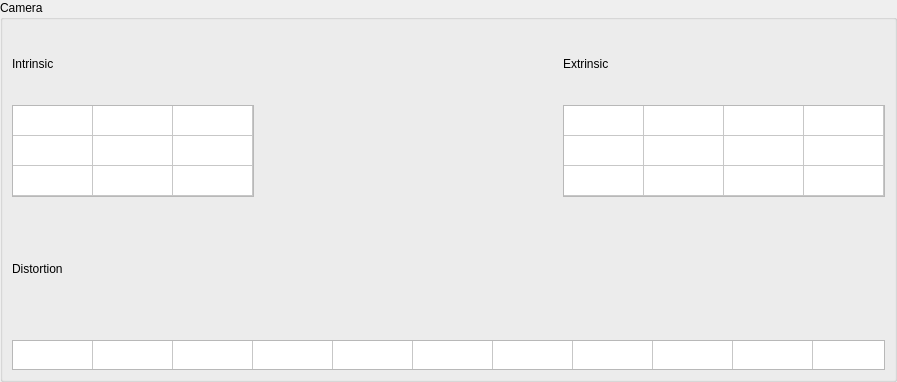
<?xml version="1.0" encoding="UTF-8"?>
<ui version="4.0">
 <class>Form</class>
 <widget class="QWidget" name="Form">
  <property name="geometry">
   <rect>
    <x>0</x>
    <y>0</y>
    <width>897</width>
    <height>382</height>
   </rect>
  </property>
  <property name="sizePolicy">
   <sizepolicy hsizetype="Expanding" vsizetype="Minimum">
    <horstretch>0</horstretch>
    <verstretch>0</verstretch>
   </sizepolicy>
  </property>
  <property name="windowTitle">
   <string>Form</string>
  </property>
  <layout class="QHBoxLayout" name="horizontalLayout_3">
   <property name="leftMargin">
    <number>0</number>
   </property>
   <property name="topMargin">
    <number>0</number>
   </property>
   <property name="rightMargin">
    <number>0</number>
   </property>
   <property name="bottomMargin">
    <number>0</number>
   </property>
   <item>
    <widget class="QGroupBox" name="groupBox">
     <property name="sizePolicy">
      <sizepolicy hsizetype="Expanding" vsizetype="Minimum">
       <horstretch>0</horstretch>
       <verstretch>0</verstretch>
      </sizepolicy>
     </property>
     <property name="title">
      <string>Camera</string>
     </property>
     <property name="checkable">
      <bool>false</bool>
     </property>
     <layout class="QVBoxLayout" name="verticalLayout_2">
      <item>
       <layout class="QHBoxLayout" name="horizontalLayout_2">
        <item>
         <layout class="QVBoxLayout" name="verticalLayout_7">
          <item>
           <widget class="QLabel" name="label_8">
            <property name="text">
             <string>Intrinsic</string>
            </property>
           </widget>
          </item>
          <item>
           <widget class="QTableWidget" name="intrinsic_table">
            <property name="sizePolicy">
             <sizepolicy hsizetype="Preferred" vsizetype="Minimum">
              <horstretch>0</horstretch>
              <verstretch>0</verstretch>
             </sizepolicy>
            </property>
            <property name="frameShape">
             <enum>QFrame::StyledPanel</enum>
            </property>
            <property name="frameShadow">
             <enum>QFrame::Plain</enum>
            </property>
            <property name="verticalScrollBarPolicy">
             <enum>Qt::ScrollBarAlwaysOff</enum>
            </property>
            <property name="horizontalScrollBarPolicy">
             <enum>Qt::ScrollBarAlwaysOff</enum>
            </property>
            <property name="sizeAdjustPolicy">
             <enum>QAbstractScrollArea::AdjustToContents</enum>
            </property>
            <property name="editTriggers">
             <set>QAbstractItemView::NoEditTriggers</set>
            </property>
            <property name="showGrid">
             <bool>true</bool>
            </property>
            <property name="cornerButtonEnabled">
             <bool>true</bool>
            </property>
            <attribute name="horizontalHeaderVisible">
             <bool>false</bool>
            </attribute>
            <attribute name="horizontalHeaderDefaultSectionSize">
             <number>80</number>
            </attribute>
            <attribute name="horizontalHeaderHighlightSections">
             <bool>false</bool>
            </attribute>
            <attribute name="verticalHeaderVisible">
             <bool>false</bool>
            </attribute>
            <attribute name="verticalHeaderHighlightSections">
             <bool>false</bool>
            </attribute>
            <row>
             <property name="text">
              <string>0</string>
             </property>
            </row>
            <row>
             <property name="text">
              <string>1</string>
             </property>
            </row>
            <row>
             <property name="text">
              <string>2</string>
             </property>
            </row>
            <column>
             <property name="text">
              <string>0</string>
             </property>
            </column>
            <column>
             <property name="text">
              <string>1</string>
             </property>
            </column>
            <column>
             <property name="text">
              <string>2</string>
             </property>
            </column>
           </widget>
          </item>
         </layout>
        </item>
        <item>
         <spacer name="horizontalSpacer_2">
          <property name="orientation">
           <enum>Qt::Horizontal</enum>
          </property>
          <property name="sizeHint" stdset="0">
           <size>
            <width>0</width>
            <height>20</height>
           </size>
          </property>
         </spacer>
        </item>
        <item>
         <layout class="QVBoxLayout" name="verticalLayout_8">
          <item>
           <widget class="QLabel" name="label_9">
            <property name="text">
             <string>Extrinsic</string>
            </property>
           </widget>
          </item>
          <item>
           <widget class="QTableWidget" name="extrinsic_table">
            <property name="sizePolicy">
             <sizepolicy hsizetype="Preferred" vsizetype="Minimum">
              <horstretch>0</horstretch>
              <verstretch>0</verstretch>
             </sizepolicy>
            </property>
            <property name="verticalScrollBarPolicy">
             <enum>Qt::ScrollBarAlwaysOff</enum>
            </property>
            <property name="horizontalScrollBarPolicy">
             <enum>Qt::ScrollBarAlwaysOff</enum>
            </property>
            <property name="sizeAdjustPolicy">
             <enum>QAbstractScrollArea::AdjustToContents</enum>
            </property>
            <property name="editTriggers">
             <set>QAbstractItemView::NoEditTriggers</set>
            </property>
            <property name="columnCount">
             <number>4</number>
            </property>
            <attribute name="horizontalHeaderVisible">
             <bool>false</bool>
            </attribute>
            <attribute name="horizontalHeaderDefaultSectionSize">
             <number>80</number>
            </attribute>
            <attribute name="verticalHeaderVisible">
             <bool>false</bool>
            </attribute>
            <attribute name="verticalHeaderHighlightSections">
             <bool>true</bool>
            </attribute>
            <attribute name="verticalHeaderStretchLastSection">
             <bool>false</bool>
            </attribute>
            <row>
             <property name="text">
              <string>0</string>
             </property>
            </row>
            <row>
             <property name="text">
              <string>1</string>
             </property>
            </row>
            <row>
             <property name="text">
              <string>2</string>
             </property>
            </row>
            <column>
             <property name="text">
              <string>0</string>
             </property>
            </column>
            <column>
             <property name="text">
              <string>1</string>
             </property>
            </column>
            <column>
             <property name="text">
              <string>2</string>
             </property>
            </column>
            <column/>
           </widget>
          </item>
         </layout>
        </item>
       </layout>
      </item>
      <item>
       <layout class="QHBoxLayout" name="horizontalLayout">
        <item>
         <layout class="QVBoxLayout" name="verticalLayout">
          <item>
           <widget class="QLabel" name="label_10">
            <property name="text">
             <string>Distortion</string>
            </property>
           </widget>
          </item>
          <item>
           <widget class="QTableWidget" name="dist_table">
            <property name="enabled">
             <bool>true</bool>
            </property>
            <property name="sizePolicy">
             <sizepolicy hsizetype="Preferred" vsizetype="Minimum">
              <horstretch>0</horstretch>
              <verstretch>0</verstretch>
             </sizepolicy>
            </property>
            <property name="minimumSize">
             <size>
              <width>0</width>
              <height>0</height>
             </size>
            </property>
            <property name="maximumSize">
             <size>
              <width>16777215</width>
              <height>30</height>
             </size>
            </property>
            <property name="frameShadow">
             <enum>QFrame::Plain</enum>
            </property>
            <property name="verticalScrollBarPolicy">
             <enum>Qt::ScrollBarAlwaysOff</enum>
            </property>
            <property name="horizontalScrollBarPolicy">
             <enum>Qt::ScrollBarAlwaysOff</enum>
            </property>
            <property name="sizeAdjustPolicy">
             <enum>QAbstractScrollArea::AdjustToContents</enum>
            </property>
            <property name="autoScrollMargin">
             <number>16</number>
            </property>
            <property name="editTriggers">
             <set>QAbstractItemView::NoEditTriggers</set>
            </property>
            <property name="selectionMode">
             <enum>QAbstractItemView::ExtendedSelection</enum>
            </property>
            <property name="wordWrap">
             <bool>true</bool>
            </property>
            <property name="cornerButtonEnabled">
             <bool>true</bool>
            </property>
            <property name="rowCount">
             <number>1</number>
            </property>
            <property name="columnCount">
             <number>14</number>
            </property>
            <attribute name="horizontalHeaderVisible">
             <bool>false</bool>
            </attribute>
            <attribute name="horizontalHeaderCascadingSectionResizes">
             <bool>false</bool>
            </attribute>
            <attribute name="horizontalHeaderMinimumSectionSize">
             <number>20</number>
            </attribute>
            <attribute name="horizontalHeaderDefaultSectionSize">
             <number>80</number>
            </attribute>
            <attribute name="horizontalHeaderHighlightSections">
             <bool>false</bool>
            </attribute>
            <attribute name="horizontalHeaderShowSortIndicator" stdset="0">
             <bool>false</bool>
            </attribute>
            <attribute name="horizontalHeaderStretchLastSection">
             <bool>false</bool>
            </attribute>
            <attribute name="verticalHeaderVisible">
             <bool>false</bool>
            </attribute>
            <attribute name="verticalHeaderMinimumSectionSize">
             <number>19</number>
            </attribute>
            <attribute name="verticalHeaderDefaultSectionSize">
             <number>30</number>
            </attribute>
            <attribute name="verticalHeaderHighlightSections">
             <bool>false</bool>
            </attribute>
            <attribute name="verticalHeaderShowSortIndicator" stdset="0">
             <bool>false</bool>
            </attribute>
            <attribute name="verticalHeaderStretchLastSection">
             <bool>true</bool>
            </attribute>
            <row/>
            <column>
             <property name="text">
              <string>0</string>
             </property>
            </column>
            <column>
             <property name="text">
              <string>1</string>
             </property>
            </column>
            <column>
             <property name="text">
              <string>2</string>
             </property>
            </column>
            <column/>
            <column/>
            <column/>
            <column/>
            <column/>
            <column/>
            <column/>
            <column/>
            <column/>
            <column/>
            <column/>
           </widget>
          </item>
         </layout>
        </item>
        <item>
         <spacer name="horizontalSpacer">
          <property name="orientation">
           <enum>Qt::Horizontal</enum>
          </property>
          <property name="sizeHint" stdset="0">
           <size>
            <width>0</width>
            <height>20</height>
           </size>
          </property>
         </spacer>
        </item>
       </layout>
      </item>
     </layout>
    </widget>
   </item>
  </layout>
 </widget>
 <resources/>
 <connections/>
</ui>
